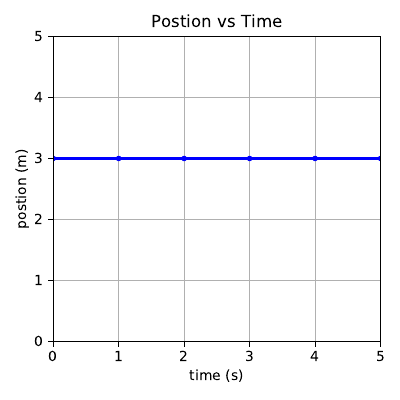

Recreate this plot in Python.
import matplotlib.pyplot as plt
import numpy as np

x = np.arange(0, 5.1, 1, )
y = [3 for i in x]

fig, ax = plt.subplots(nrows=1, ncols=1, figsize=(4, 4))

ax.plot(x, y, marker='.', ls='-', color='blue')

ax.set_xlim(0, 5)
ax.set_ylim(0, 5)

ax.set_title('Postion vs Time')
ax.set_xlabel('time (s)')
ax.set_ylabel('postion (m)')

ax.grid()

plt.tight_layout()
plt.savefig('1.1-motion-position.png', format='png')

plt.show()
